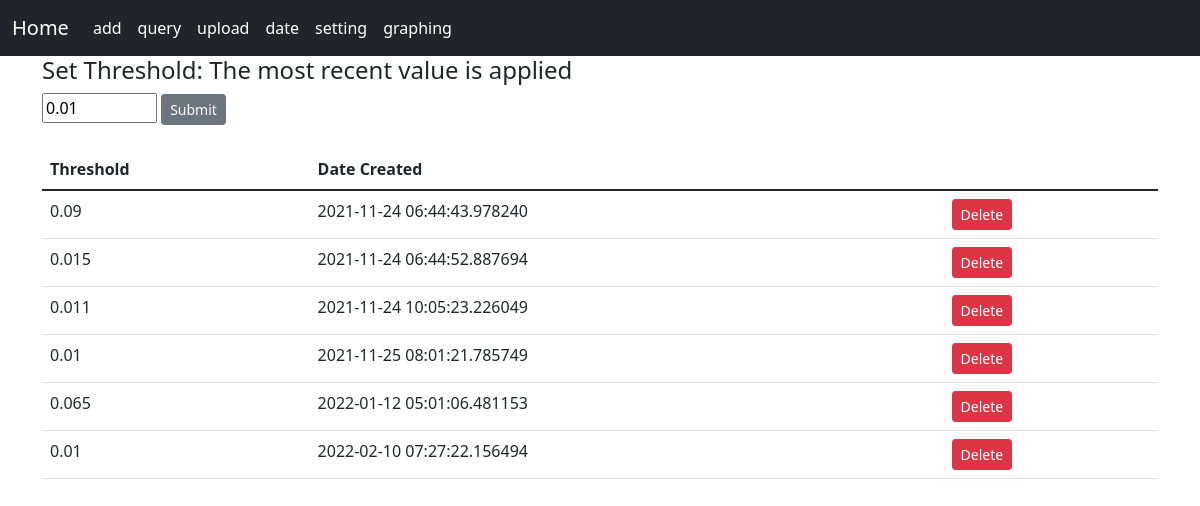
Page /setting on the committed database.
### model.py (models this page shows, shortened)
class Setting(db.Model):
    id = db.Column(db.Integer, primary_key=True)
    value = db.Column(db.Integer, nullable=False)
    date_created = db.Column(db.DateTime, default=datetime.utcnow)

### app.py (the view)
@app.route('/setting', methods=["POST", "GET"])
def setting():
    title = "Set Threshold: The most recent value is applied"
    if request.method == "POST":
        row = request.form['value']
        new_row = Setting(value=row)
        if len(row) < 1:
            flash("Type in a valid value", category="error")
            return redirect('/setting')
        try:
            db.session.add(new_row)
            db.session.commit()
            return redirect('/setting')
        except:
            flash("An unknown error has occurred.", category='error')
            return redirect('/setting')
    else:
        rows = Setting.query.order_by(Setting.date_created)
        return render_template("setting.html", title=title, rows=rows)

### templates/setting.html (shortened to what this page needs)
{% extends 'base.html' %}
{% block content %}
    <div class = "container">
        <h4> {{title}} </h4>
        <form action="/setting" method="POST">
            <input type="number" id="value" name="value" value="0.01" step="0.001" min="0.001" max="0.090">
            <button type="submit" class="btn btn-secondary btn-sm">Submit</button>
        </form>
        <br/>
        <table class="table">
            <thead>
                <tr>
                  <th scope="col">Threshold</th>
                  <th scope="col">Date Created</th>
                </tr>
            </thead>
            <tbody>
            {% for row in rows%}
                <tr>
                    <td>{{row.value}} </td>
                    <td>{{row.date_created}}</td>
                    <td>
                        <a href="/delete_setting/{{row.id}}" class="btn btn-danger btn-sm"> Delete</a>
                    </td>
                </tr>
            {% endfor %}
            </tbody>
        </table>
{% endblock %}

### rows in the picture
Setting: value "0.09", date_created "2021-11-24 06:44:43.978240"
Setting: value "0.015", date_created "2021-11-24 06:44:52.887694"
Setting: value "0.011", date_created "2021-11-24 10:05:23.226049"
Setting: value "0.01", date_created "2021-11-25 08:01:21.785749"
Setting: value "0.065", date_created "2022-01-12 05:01:06.481153"
Setting: value "0.01", date_created "2022-02-10 07:27:22.156494"

### other values in the picture
{{ title }} "Set Threshold: The most recent value is applied"
